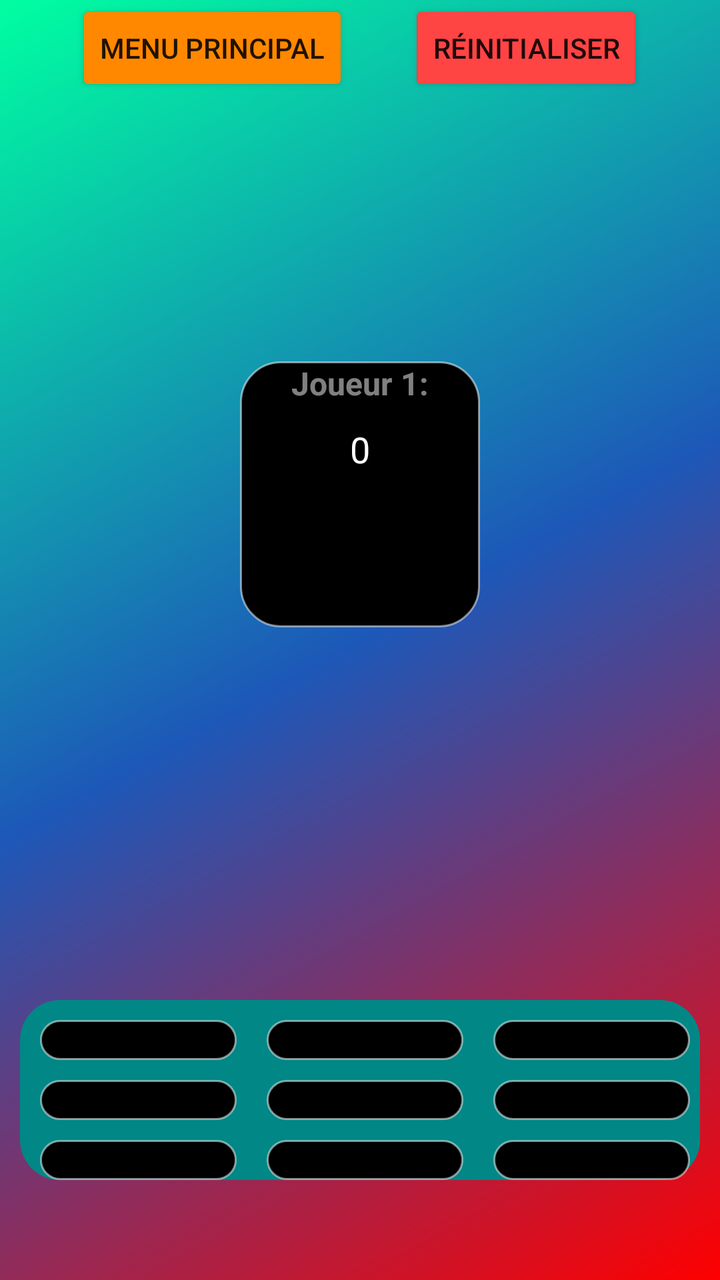
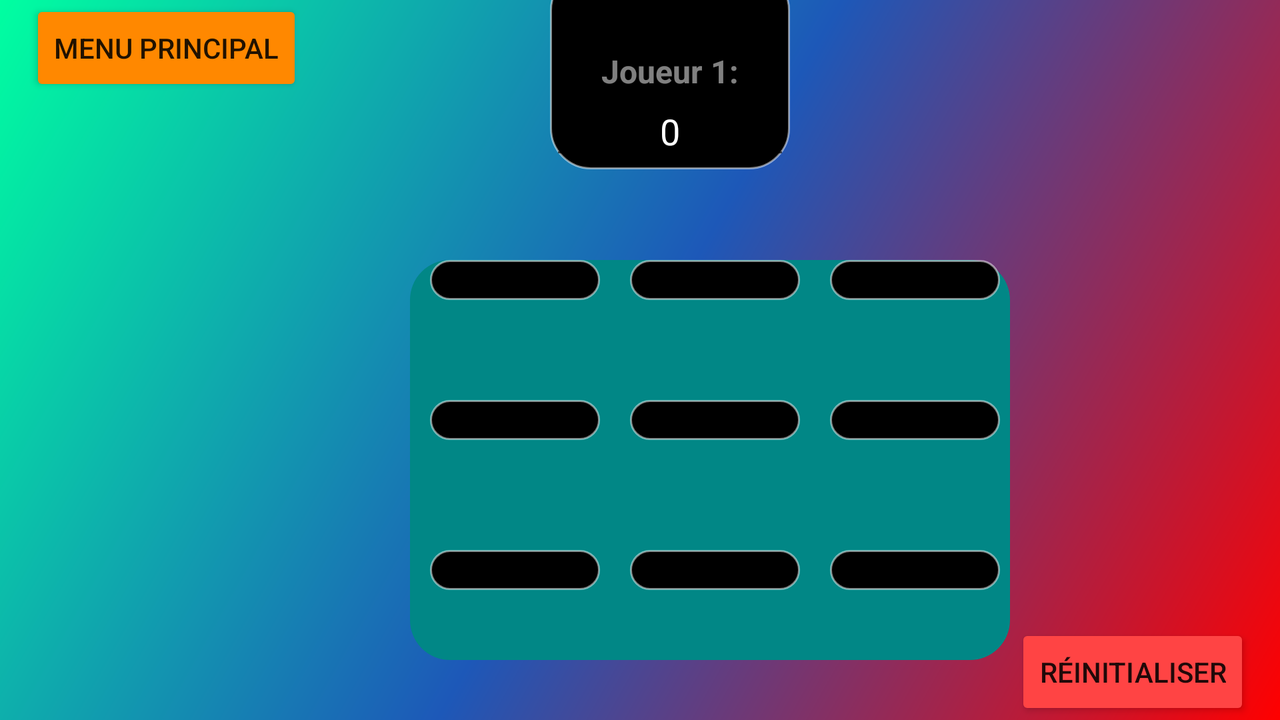

One screen, two layout resources from the same app: the default and the author's alternative for another configuration. Each is rendered where Android would select it; the XML of both is given below.
<!-- AndroidManifest.xml: application theme Theme.TP3_NicolasLazarte -->
<!-- res/layout/activity_tictactoe1_joueur.xml -->
<?xml version="1.0" encoding="utf-8"?>
<RelativeLayout xmlns:android="http://schemas.android.com/apk/res/android"
    xmlns:app="http://schemas.android.com/apk/res-auto"
    xmlns:tools="http://schemas.android.com/tools"
    android:layout_width="match_parent"
    android:layout_height="match_parent"
    android:background="@drawable/background_jeu"
    tools:context=".TicTacToe">

    <LinearLayout
        android:layout_width="match_parent"
        android:layout_height="wrap_content"
        android:gravity="center"
        android:orientation="horizontal">

        <Button
            android:id="@+id/menu"
            android:layout_width="wrap_content"
            android:layout_height="wrap_content"
            android:layout_marginHorizontal="15dp"
            android:backgroundTint="@android:color/holo_orange_dark"
            android:text="@string/menu_principal" />

        <Button
            android:id="@+id/reset"
            android:layout_width="wrap_content"
            android:layout_height="wrap_content"
            android:layout_marginHorizontal="15dp"
            android:backgroundTint="@android:color/holo_red_light"
            android:text="@string/r_initialiser" />
    </LinearLayout>

    <LinearLayout
        android:layout_width="match_parent"
        android:layout_height="wrap_content"
        android:layout_above="@+id/tableau"
        android:layout_alignParentTop="true"
        android:layout_marginTop="-3dp"
        android:layout_marginBottom="3dp"
        android:gravity="center"
        android:orientation="horizontal">

        <LinearLayout
            android:id="@+id/joueur1Tableau"
            android:layout_width="120dp"
            android:layout_height="wrap_content"
            android:background="@drawable/tableau"
            android:gravity="center"
            android:orientation="vertical">

            <TextView
                android:id="@+id/joueur1Nom"
                android:layout_width="120dp"
                android:layout_height="wrap_content"
                android:gravity="center"
                android:maxLines="1"
                android:text="Joueur 1:"
                android:textColor="@color/light_white"
                android:textSize="16sp"
                android:textStyle="bold" />

            <EditText
                android:id="@+id/joueur1Points"
                android:layout_width="match_parent"
                android:layout_height="wrap_content"
                android:ems="10"
                android:gravity="center"
                android:inputType="number"
                android:text="0"
                android:textColor="@color/white" />

            <ImageView
                android:layout_width="40dp"
                android:layout_height="40dp"
                android:layout_gravity="center"
                android:layout_marginTop="15dp"
                android:layout_marginBottom="15dp"
                android:src="@drawable/x" />
        </LinearLayout>

    </LinearLayout>

    <LinearLayout
        android:id="@+id/tableau"
        android:layout_width="match_parent"
        android:layout_height="wrap_content"
        android:layout_alignParentBottom="true"
        android:layout_marginStart="10dp"
        android:layout_marginEnd="10dp"
        android:orientation="vertical"
        android:background="@drawable/tables"
        android:layout_marginBottom="50dp">

        <LinearLayout
            android:layout_width="match_parent"
            android:layout_height="wrap_content"
            android:orientation="horizontal"
            android:weightSum="3">

            <ImageView
                android:id="@+id/image1"
                android:layout_marginTop="10dp"
                android:layout_marginEnd="5dp"
                android:layout_marginStart="10dp"
                android:layout_width="0dp"
                android:layout_height="wrap_content"
                android:layout_weight="1"
                android:adjustViewBounds="true"
                android:padding="10dp"
                android:src="@drawable/carre"
                android:background="@drawable/tableau"/>

            <ImageView
                android:id="@+id/image2"
                android:layout_marginTop="10dp"
                android:layout_marginEnd="5dp"
                android:layout_marginStart="10dp"
                android:layout_width="0dp"
                android:layout_height="wrap_content"
                android:layout_weight="1"
                android:adjustViewBounds="true"
                android:padding="10dp"
                android:src="@drawable/carre"
                android:background="@drawable/tableau"/>

            <ImageView
                android:id="@+id/image3"
                android:layout_marginTop="10dp"
                android:layout_marginEnd="5dp"
                android:layout_marginStart="10dp"
                android:layout_width="0dp"
                android:layout_height="wrap_content"
                android:layout_weight="1"
                android:adjustViewBounds="true"
                android:padding="10dp"
                android:src="@drawable/carre"
                android:background="@drawable/tableau"/>
        </LinearLayout>

        <LinearLayout
            android:layout_width="match_parent"
            android:layout_height="wrap_content"
            android:orientation="horizontal"
            android:weightSum="3">

            <ImageView
                android:id="@+id/image4"
                android:layout_marginTop="10dp"
                android:layout_marginEnd="5dp"
                android:layout_marginStart="10dp"
                android:layout_width="0dp"
                android:layout_height="wrap_content"
                android:layout_weight="1"
                android:adjustViewBounds="true"
                android:padding="10dp"
                android:src="@drawable/carre"
                android:background="@drawable/tableau"/>

            <ImageView
                android:id="@+id/image5"
                android:layout_marginTop="10dp"
                android:layout_marginEnd="5dp"
                android:layout_marginStart="10dp"
                android:layout_width="0dp"
                android:layout_height="wrap_content"
                android:layout_weight="1"
                android:adjustViewBounds="true"
                android:padding="10dp"
                android:src="@drawable/carre"
                android:background="@drawable/tableau"/>

            <ImageView
                android:id="@+id/image6"
                android:layout_marginTop="10dp"
                android:layout_marginEnd="5dp"
                android:layout_marginStart="10dp"
                android:layout_width="0dp"
                android:layout_height="wrap_content"
                android:layout_weight="1"
                android:adjustViewBounds="true"
                android:padding="10dp"
                android:src="@drawable/carre"
                android:background="@drawable/tableau"/>
        </LinearLayout>

        <LinearLayout
            android:layout_width="match_parent"
            android:layout_height="wrap_content"
            android:orientation="horizontal"
            android:weightSum="3">

            <ImageView
                android:id="@+id/image7"
                android:layout_marginTop="10dp"
                android:layout_marginEnd="5dp"
                android:layout_marginStart="10dp"
                android:layout_width="0dp"
                android:layout_height="wrap_content"
                android:layout_weight="1"
                android:adjustViewBounds="true"
                android:padding="10dp"
                android:src="@drawable/carre"
                android:background="@drawable/tableau"/>

            <ImageView
                android:id="@+id/image8"
                android:layout_marginTop="10dp"
                android:layout_marginEnd="5dp"
                android:layout_marginStart="10dp"
                android:layout_width="0dp"
                android:layout_height="wrap_content"
                android:layout_weight="1"
                android:adjustViewBounds="true"
                android:padding="10dp"
                android:src="@drawable/carre"
                android:background="@drawable/tableau"/>

            <ImageView
                android:id="@+id/image9"
                android:layout_marginTop="10dp"
                android:layout_marginEnd="5dp"
                android:layout_marginStart="10dp"
                android:layout_width="0dp"
                android:layout_height="wrap_content"
                android:layout_weight="1"
                android:adjustViewBounds="true"
                android:padding="10dp"
                android:src="@drawable/carre"
                android:background="@drawable/tableau"/>
        </LinearLayout>
    </LinearLayout>
</RelativeLayout>
<!-- resources referenced by this layout -->
<resources>
  <color name="light_white">#80FFFFFF</color>
  <color name="white">#FFFFFFFF</color>
  <!-- drawable background_jeu (drawable) -->
  <?xml version="1.0" encoding="utf-8"?>
  <shape xmlns:android="http://schemas.android.com/apk/res/android"
      android:shape="rectangle">
      <gradient
          android:startColor="#FF0000"
          android:centerColor="#1D58B8"
          android:endColor="#00FFA1"
  
          android:angle="135"/>
  </shape>
  <!-- drawable tableau (drawable) -->
  <?xml version="1.0" encoding="utf-8"?>
  <shape xmlns:android="http://schemas.android.com/apk/res/android"
  
      android:shape="rectangle">
      <corners android:radius="20dp"/>
  
      <solid android:color="@android:color/black"/>
      <stroke android:color="@color/light_white"
          android:width="1dp"/>
  
  </shape>
  <!-- drawable tables (drawable) -->
  <?xml version="1.0" encoding="utf-8"?>
  <shape xmlns:android="http://schemas.android.com/apk/res/android"
  
      android:shape="rectangle">
  
      <solid android:color="@color/teal_700"/>
      <corners android:radius="20dp"/>
  
  </shape>
  <string name="menu_principal">Menu Principal</string>
  <string name="r_initialiser">Réinitialiser</string>
  <style name="Theme.TP3_NicolasLazarte" parent="Theme.MaterialComponents.DayNight.DarkActionBar">
          
          <item name="colorPrimary">@color/black</item>
          <item name="colorPrimaryVariant">@color/purple_700</item>
          <item name="colorOnPrimary">@color/white</item>
          
          <item name="colorSecondary">@color/teal_200</item>
          <item name="colorSecondaryVariant">@color/teal_700</item>
          <item name="colorOnSecondary">@color/material_dynamic_neutral_variant60</item>
          
          <item name="android:statusBarColor" tools:targetApi="l">?attr/colorPrimaryVariant</item>
          
      </style>
  <color name="teal_700">#FF018786</color>
  <color name="black">#FF000000</color>
  <color name="purple_700">#FF3700B3</color>
  <color name="teal_200">#FF03DAC5</color>
</resources>
<!-- res/layout-land/activity_tictactoe1_joueur.xml (the author's variant of the layout above) -->
<!-- drawn on the phone turned sideways -->
<?xml version="1.0" encoding="utf-8"?>
<RelativeLayout xmlns:android="http://schemas.android.com/apk/res/android"
    xmlns:app="http://schemas.android.com/apk/res-auto"
    xmlns:tools="http://schemas.android.com/tools"
    android:layout_width="match_parent"
    android:layout_height="match_parent"
    android:background="@drawable/background_jeu"
    tools:context=".TicTacToe">

    <LinearLayout
        android:layout_width="match_parent"
        android:layout_height="wrap_content"
        android:gravity="center"
        android:orientation="horizontal">

        <RelativeLayout
            android:layout_width="match_parent"
            android:layout_height="wrap_content">

            <Button
                android:id="@+id/menu"
                android:layout_width="wrap_content"
                android:layout_height="wrap_content"
                android:layout_marginHorizontal="15dp"
                android:backgroundTint="@android:color/holo_orange_dark"
                android:text="@string/menu_principal"
                app:layout_constraintBottom_toBottomOf="parent"
                app:layout_constraintTop_toTopOf="parent"
                tools:layout_editor_absoluteX="34dp" />

            <Button
                android:id="@+id/reset"
                android:layout_width="wrap_content"
                android:layout_height="wrap_content"
                android:layout_alignParentEnd="true"
                android:layout_alignParentBottom="true"
                android:layout_marginHorizontal="15dp"
                android:backgroundTint="@android:color/holo_red_light"
                android:text="@string/r_initialiser"
                app:layout_constraintBottom_toBottomOf="parent"
                app:layout_constraintTop_toTopOf="parent"
                app:layout_constraintVertical_bias="0.0"
                tools:layout_editor_absoluteX="592dp" />
        </RelativeLayout>
    </LinearLayout>

    <LinearLayout
        android:layout_width="match_parent"
        android:layout_height="wrap_content"
        android:layout_above="@+id/tableau"
        android:layout_alignParentTop="true"
        android:layout_marginTop="-58dp"
        android:layout_marginBottom="3dp"
        android:gravity="center"
        android:orientation="horizontal">

        <LinearLayout
            android:id="@+id/joueur1Tableau"
            android:layout_width="120dp"
            android:layout_height="100dp"
            android:layout_marginStart="30dp"
            android:background="@drawable/tableau"
            android:gravity="center"
            android:orientation="vertical">

            <TextView
                android:layout_marginTop="40dp"
                android:id="@+id/joueur1Nom"
                android:layout_width="120dp"
                android:layout_height="wrap_content"
                android:gravity="center"
                android:maxLines="1"
                android:text="Joueur 1:"
                android:textColor="@color/light_white"
                android:textSize="16sp"
                android:textStyle="bold" />

            <EditText
                android:id="@+id/joueur1Points"
                android:layout_width="match_parent"
                android:layout_height="wrap_content"
                android:ems="10"
                android:gravity="center"
                android:inputType="number"
                android:text="0"
                android:textColor="@color/white" />


        </LinearLayout>



    </LinearLayout>

    <LinearLayout
        android:id="@+id/tableau"
        android:layout_width="300dp"
        android:layout_height="200dp"
        android:layout_alignParentBottom="true"
        android:gravity="center"
        android:layout_marginStart="205dp"
        android:layout_marginEnd="10dp"
        android:orientation="vertical"
        android:background="@drawable/tables"
        android:layout_marginBottom="30dp">

        <LinearLayout
            android:layout_width="match_parent"
            android:layout_height="70dp"
            android:orientation="horizontal"
            android:weightSum="3">

            <ImageView
                android:id="@+id/image1"
                android:layout_marginTop="10dp"
                android:layout_marginEnd="5dp"
                android:layout_marginStart="10dp"
                android:layout_width="0dp"
                android:layout_height="wrap_content"
                android:layout_weight="1"
                android:adjustViewBounds="true"
                android:padding="10dp"
                android:src="@drawable/carre"
                android:background="@drawable/tableau" />

            <ImageView
                android:id="@+id/image2"
                android:layout_marginTop="10dp"
                android:layout_marginEnd="5dp"
                android:layout_marginStart="10dp"
                android:layout_width="0dp"
                android:layout_height="wrap_content"
                android:layout_weight="1"
                android:adjustViewBounds="true"
                android:padding="10dp"
                android:src="@drawable/carre"
                android:background="@drawable/tableau" />

            <ImageView
                android:id="@+id/image3"
                android:layout_marginTop="10dp"
                android:layout_marginEnd="5dp"
                android:layout_marginStart="10dp"
                android:layout_width="0dp"
                android:layout_height="wrap_content"
                android:layout_weight="1"
                android:adjustViewBounds="true"
                android:padding="10dp"
                android:src="@drawable/carre"
                android:background="@drawable/tableau" />
        </LinearLayout>

        <LinearLayout
            android:layout_width="match_parent"
            android:layout_height="75dp"
            android:orientation="horizontal"
            android:weightSum="3">

            <ImageView
                android:id="@+id/image4"
                android:layout_width="0dp"
                android:layout_height="wrap_content"
                android:layout_marginStart="10dp"
                android:layout_marginTop="10dp"
                android:layout_marginEnd="5dp"
                android:layout_weight="1"
                android:adjustViewBounds="true"
                android:background="@drawable/tableau"
                android:padding="10dp"
                android:src="@drawable/carre" />

            <ImageView
                android:id="@+id/image5"
                android:layout_width="0dp"
                android:layout_height="wrap_content"
                android:layout_marginStart="10dp"
                android:layout_marginTop="10dp"
                android:layout_marginEnd="5dp"
                android:layout_weight="1"
                android:adjustViewBounds="true"
                android:background="@drawable/tableau"
                android:padding="10dp"
                android:src="@drawable/carre" />

            <ImageView
                android:id="@+id/image6"
                android:layout_width="0dp"
                android:layout_height="wrap_content"
                android:layout_marginStart="10dp"
                android:layout_marginTop="10dp"
                android:layout_marginEnd="5dp"
                android:layout_weight="1"
                android:adjustViewBounds="true"
                android:background="@drawable/tableau"
                android:padding="10dp"
                android:src="@drawable/carre" />
        </LinearLayout>

        <LinearLayout
            android:layout_width="match_parent"
            android:layout_height="75dp"
            android:orientation="horizontal"
            android:weightSum="3">

            <ImageView
                android:id="@+id/image7"
                android:layout_marginTop="10dp"
                android:layout_marginEnd="5dp"
                android:layout_marginStart="10dp"
                android:layout_width="0dp"
                android:layout_height="wrap_content"
                android:layout_weight="1"
                android:adjustViewBounds="true"
                android:padding="10dp"
                android:src="@drawable/carre"
                android:background="@drawable/tableau"/>

            <ImageView
                android:id="@+id/image8"
                android:layout_marginTop="10dp"
                android:layout_marginEnd="5dp"
                android:layout_marginStart="10dp"
                android:layout_width="0dp"
                android:layout_height="wrap_content"
                android:layout_weight="1"
                android:adjustViewBounds="true"
                android:padding="10dp"
                android:src="@drawable/carre"
                android:background="@drawable/tableau"/>

            <ImageView
                android:id="@+id/image9"
                android:layout_marginTop="10dp"
                android:layout_marginEnd="5dp"
                android:layout_marginStart="10dp"
                android:layout_width="0dp"
                android:layout_height="wrap_content"
                android:layout_weight="1"
                android:adjustViewBounds="true"
                android:padding="10dp"
                android:src="@drawable/carre"
                android:background="@drawable/tableau"/>
        </LinearLayout>
    </LinearLayout>
</RelativeLayout>
